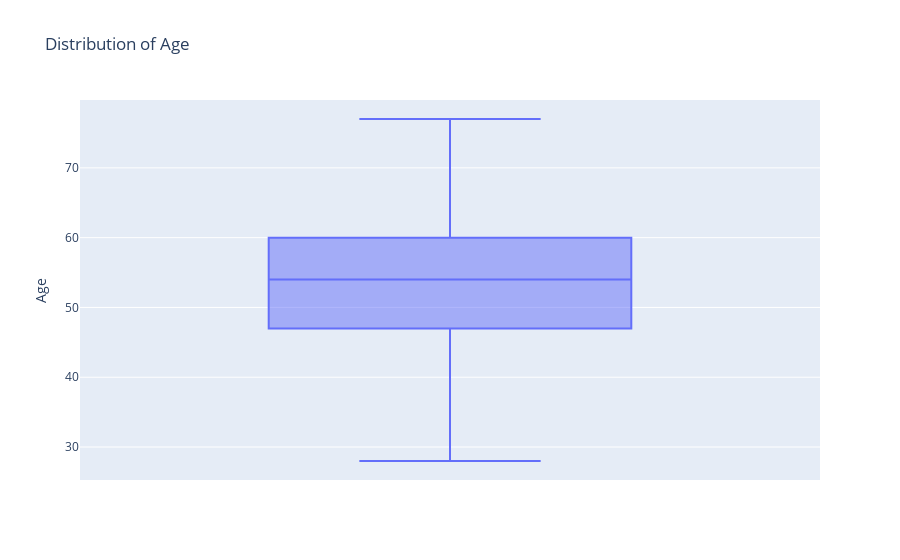

Notebook cell for this chart:
### Markdown cell above
#### Checking the box plot for the 5 numerical features for outliers and inconsistences.

### Code cell
fig = px.box(data, y="Age", title=f"Distribution of Age")
fig.show()

### Figure 1 — Plotly figure (JSON) as saved in the notebook; plotly's stock layout.template omitted (floating-point values rounded to 4 significant figures; data arrays with more than 128 entries replaced by an {"elided": "..."} marker saying what was removed)
{"data": [{"alignmentgroup": "True", "hovertemplate": "Age=%{y}<extra></extra>", "legendgroup": "", "marker": {"color": "#636efa"}, "name": "", "notched": false, "offsetgroup": "", "orientation": "v", "showlegend": false, "type": "box", "x0": " ", "xaxis": "x", "y": {"elided": "918 int values"}, "y0": " ", "yaxis": "y"}], "layout": {"boxmode": "group", "legend": {"tracegroupgap": 0}, "title": {"text": "Distribution of Age"}, "xaxis": {"anchor": "y", "domain": [0, 1]}, "yaxis": {"anchor": "x", "domain": [0, 1], "title": {"text": "Age"}}}}
